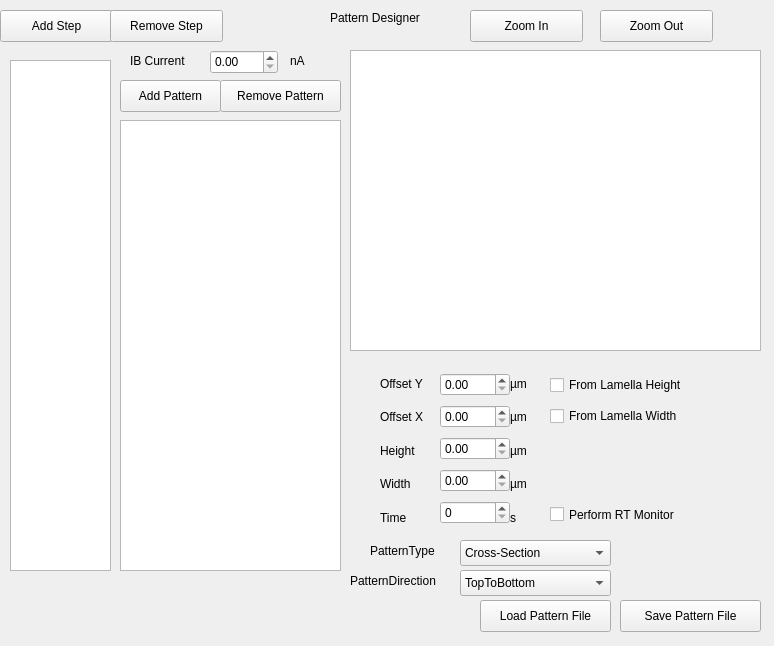
<?xml version="1.0" encoding="UTF-8"?>
<ui version="4.0">
 <class>PatternFileEditor</class>
 <widget class="QWidget" name="PatternFileEditor">
  <property name="geometry">
   <rect>
    <x>0</x>
    <y>0</y>
    <width>774</width>
    <height>646</height>
   </rect>
  </property>
  <property name="windowTitle">
   <string>Form</string>
  </property>
  <widget class="QLabel" name="label">
   <property name="geometry">
    <rect>
     <x>330</x>
     <y>10</y>
     <width>151</width>
     <height>16</height>
    </rect>
   </property>
   <property name="text">
    <string>Pattern Designer</string>
   </property>
  </widget>
  <widget class="QPushButton" name="Button_AddStep">
   <property name="geometry">
    <rect>
     <x>0</x>
     <y>10</y>
     <width>113</width>
     <height>32</height>
    </rect>
   </property>
   <property name="text">
    <string>Add Step</string>
   </property>
  </widget>
  <widget class="QPushButton" name="Button_RemoveStep">
   <property name="geometry">
    <rect>
     <x>110</x>
     <y>10</y>
     <width>113</width>
     <height>32</height>
    </rect>
   </property>
   <property name="text">
    <string>Remove Step</string>
   </property>
  </widget>
  <widget class="QGraphicsView" name="graphicsView">
   <property name="geometry">
    <rect>
     <x>350</x>
     <y>50</y>
     <width>411</width>
     <height>301</height>
    </rect>
   </property>
  </widget>
  <widget class="QPushButton" name="Button_AddPattern">
   <property name="geometry">
    <rect>
     <x>120</x>
     <y>80</y>
     <width>101</width>
     <height>32</height>
    </rect>
   </property>
   <property name="text">
    <string>Add Pattern</string>
   </property>
  </widget>
  <widget class="QPushButton" name="Button_RemovePattern">
   <property name="geometry">
    <rect>
     <x>220</x>
     <y>80</y>
     <width>121</width>
     <height>32</height>
    </rect>
   </property>
   <property name="text">
    <string>Remove Pattern</string>
   </property>
  </widget>
  <widget class="QLabel" name="label_10">
   <property name="geometry">
    <rect>
     <x>370</x>
     <y>530</y>
     <width>81</width>
     <height>41</height>
    </rect>
   </property>
   <property name="text">
    <string>PatternType</string>
   </property>
  </widget>
  <widget class="QLabel" name="label_11">
   <property name="geometry">
    <rect>
     <x>130</x>
     <y>40</y>
     <width>81</width>
     <height>41</height>
    </rect>
   </property>
   <property name="text">
    <string>IB Current</string>
   </property>
  </widget>
  <widget class="QDoubleSpinBox" name="Value_IB_Current">
   <property name="geometry">
    <rect>
     <x>210</x>
     <y>50</y>
     <width>68</width>
     <height>24</height>
    </rect>
   </property>
  </widget>
  <widget class="QLabel" name="label_12">
   <property name="geometry">
    <rect>
     <x>290</x>
     <y>40</y>
     <width>31</width>
     <height>41</height>
    </rect>
   </property>
   <property name="text">
    <string>nA</string>
   </property>
  </widget>
  <widget class="QComboBox" name="PatternTypeBox">
   <property name="geometry">
    <rect>
     <x>460</x>
     <y>540</y>
     <width>151</width>
     <height>26</height>
    </rect>
   </property>
   <item>
    <property name="text">
     <string>Cross-Section</string>
    </property>
   </item>
   <item>
    <property name="text">
     <string>Cleaning Cross-Section</string>
    </property>
   </item>
   <item>
    <property name="text">
     <string>Regular</string>
    </property>
   </item>
  </widget>
  <widget class="QListWidget" name="listWidget_Steps">
   <property name="geometry">
    <rect>
     <x>10</x>
     <y>60</y>
     <width>101</width>
     <height>511</height>
    </rect>
   </property>
   <property name="dragDropMode">
    <enum>QAbstractItemView::InternalMove</enum>
   </property>
  </widget>
  <widget class="QListWidget" name="listWidget_Patterns">
   <property name="geometry">
    <rect>
     <x>120</x>
     <y>120</y>
     <width>221</width>
     <height>451</height>
    </rect>
   </property>
  </widget>
  <widget class="QPushButton" name="Button_ZoomIn">
   <property name="geometry">
    <rect>
     <x>470</x>
     <y>10</y>
     <width>113</width>
     <height>32</height>
    </rect>
   </property>
   <property name="text">
    <string>Zoom In</string>
   </property>
  </widget>
  <widget class="QPushButton" name="Button_ZoomOut">
   <property name="geometry">
    <rect>
     <x>600</x>
     <y>10</y>
     <width>113</width>
     <height>32</height>
    </rect>
   </property>
   <property name="text">
    <string>Zoom Out</string>
   </property>
  </widget>
  <widget class="QPushButton" name="Button_SavePatternFile">
   <property name="geometry">
    <rect>
     <x>620</x>
     <y>600</y>
     <width>141</width>
     <height>32</height>
    </rect>
   </property>
   <property name="text">
    <string>Save Pattern File</string>
   </property>
  </widget>
  <widget class="QPushButton" name="pushButton">
   <property name="geometry">
    <rect>
     <x>480</x>
     <y>600</y>
     <width>131</width>
     <height>32</height>
    </rect>
   </property>
   <property name="text">
    <string>Load Pattern File</string>
   </property>
  </widget>
  <widget class="QLabel" name="label_13">
   <property name="geometry">
    <rect>
     <x>350</x>
     <y>560</y>
     <width>101</width>
     <height>41</height>
    </rect>
   </property>
   <property name="text">
    <string>PatternDirection</string>
   </property>
  </widget>
  <widget class="QComboBox" name="PatternDirectionBox">
   <property name="geometry">
    <rect>
     <x>460</x>
     <y>570</y>
     <width>151</width>
     <height>26</height>
    </rect>
   </property>
   <item>
    <property name="text">
     <string>TopToBottom</string>
    </property>
   </item>
   <item>
    <property name="text">
     <string>BottomToTop</string>
    </property>
   </item>
   <item>
    <property name="text">
     <string>LeftToRight</string>
    </property>
   </item>
   <item>
    <property name="text">
     <string>RightToLeft</string>
    </property>
   </item>
  </widget>
  <widget class="QCheckBox" name="Checkbox_RTMonitor">
   <property name="geometry">
    <rect>
     <x>550</x>
     <y>499</y>
     <width>150</width>
     <height>31</height>
    </rect>
   </property>
   <property name="text">
    <string>Perform RT Monitor</string>
   </property>
  </widget>
  <widget class="QWidget" name="">
   <property name="geometry">
    <rect>
     <x>440</x>
     <y>370</y>
     <width>70</width>
     <height>162</height>
    </rect>
   </property>
   <layout class="QGridLayout" name="gridLayout">
    <item row="0" column="0">
     <widget class="QDoubleSpinBox" name="Value_OffsetY"/>
    </item>
    <item row="1" column="0">
     <widget class="QDoubleSpinBox" name="Value_OffsetX"/>
    </item>
    <item row="2" column="0">
     <widget class="QDoubleSpinBox" name="Value_Height"/>
    </item>
    <item row="3" column="0">
     <widget class="QDoubleSpinBox" name="Value_Width"/>
    </item>
    <item row="4" column="0">
     <widget class="QSpinBox" name="Value_Time"/>
    </item>
   </layout>
  </widget>
  <widget class="QWidget" name="">
   <property name="geometry">
    <rect>
     <x>380</x>
     <y>370</y>
     <width>61</width>
     <height>161</height>
    </rect>
   </property>
   <layout class="QGridLayout" name="gridLayout_2">
    <item row="0" column="0">
     <widget class="QLabel" name="label_2">
      <property name="text">
       <string>Offset Y</string>
      </property>
     </widget>
    </item>
    <item row="1" column="0">
     <widget class="QLabel" name="label_5">
      <property name="text">
       <string>Offset X</string>
      </property>
     </widget>
    </item>
    <item row="2" column="0">
     <widget class="QLabel" name="label_6">
      <property name="text">
       <string>Height</string>
      </property>
     </widget>
    </item>
    <item row="3" column="0">
     <widget class="QLabel" name="label_8">
      <property name="text">
       <string>Width</string>
      </property>
     </widget>
    </item>
    <item row="4" column="0">
     <widget class="QLabel" name="label_14">
      <property name="text">
       <string>Time</string>
      </property>
     </widget>
    </item>
   </layout>
  </widget>
  <widget class="QWidget" name="">
   <property name="geometry">
    <rect>
     <x>510</x>
     <y>370</y>
     <width>41</width>
     <height>161</height>
    </rect>
   </property>
   <layout class="QGridLayout" name="gridLayout_3">
    <item row="0" column="0">
     <widget class="QLabel" name="label_3">
      <property name="text">
       <string>µm</string>
      </property>
     </widget>
    </item>
    <item row="1" column="0">
     <widget class="QLabel" name="label_4">
      <property name="text">
       <string>µm</string>
      </property>
     </widget>
    </item>
    <item row="2" column="0">
     <widget class="QLabel" name="label_7">
      <property name="text">
       <string>µm</string>
      </property>
     </widget>
    </item>
    <item row="3" column="0">
     <widget class="QLabel" name="label_9">
      <property name="text">
       <string>µm</string>
      </property>
     </widget>
    </item>
    <item row="4" column="0">
     <widget class="QLabel" name="label_15">
      <property name="text">
       <string>s</string>
      </property>
     </widget>
    </item>
   </layout>
  </widget>
  <widget class="QWidget" name="">
   <property name="geometry">
    <rect>
     <x>550</x>
     <y>370</y>
     <width>150</width>
     <height>61</height>
    </rect>
   </property>
   <layout class="QGridLayout" name="gridLayout_4">
    <item row="0" column="0">
     <widget class="QCheckBox" name="Checkbox_LamellaHeight">
      <property name="text">
       <string>From Lamella Height</string>
      </property>
     </widget>
    </item>
    <item row="1" column="0">
     <widget class="QCheckBox" name="Checkbox_LamellaWidth">
      <property name="text">
       <string>From Lamella Width</string>
      </property>
     </widget>
    </item>
   </layout>
  </widget>
 </widget>
 <resources/>
 <connections/>
</ui>
